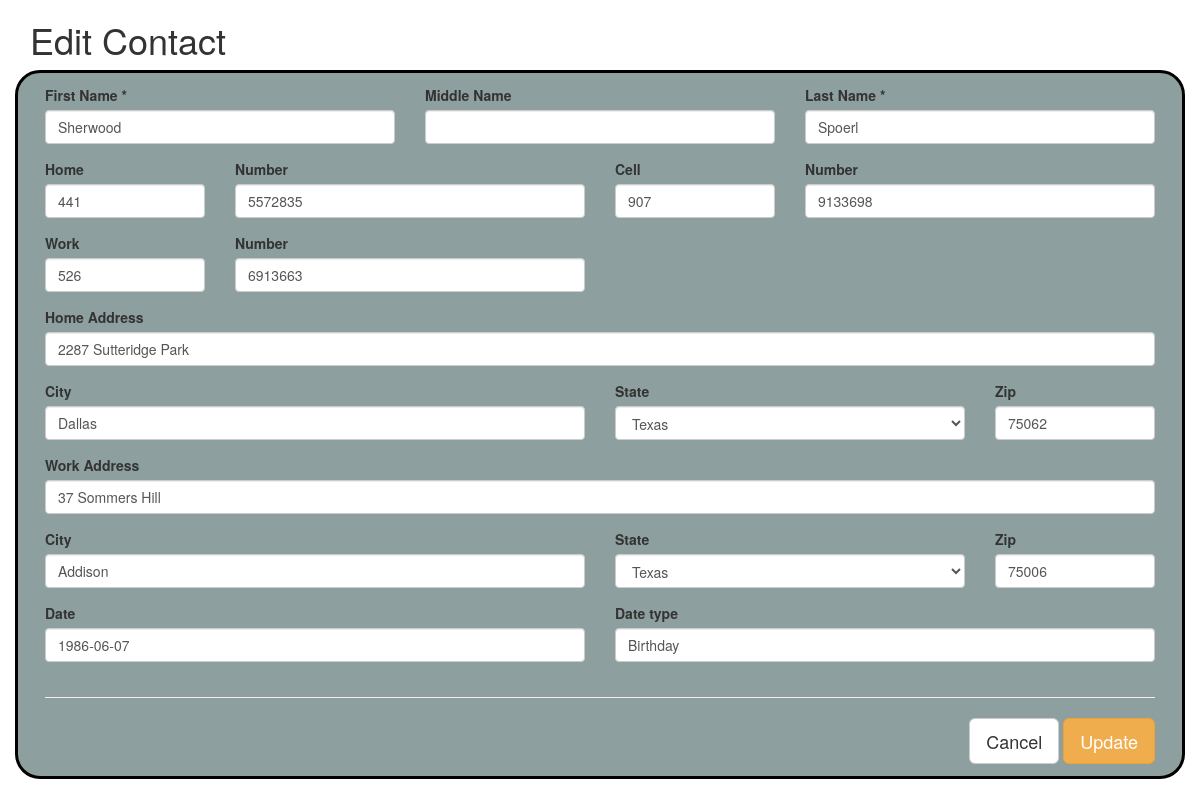
/SOURCE_CODE/edit.php?id=2, run on the app's committed database.
### tables this page shows
CREATE TABLE `contact` (
  `Contact_id` int(11) NOT NULL,
  `Fname` varchar(15) NOT NULL,
  `Mname` varchar(15) DEFAULT NULL,
  `Lname` varchar(15) NOT NULL
);

CREATE TABLE `phone` (
  `Phone_id` int(11) NOT NULL,
  `Contact_id` int(11) NOT NULL,
  `Phone_type` char(4) DEFAULT NULL,
  `Area_code` int(3) DEFAULT NULL,
  `Number` int(7) DEFAULT NULL
);

CREATE TABLE `address` (
  `Address_id` int(11) NOT NULL,
  `Contact_id` int(11) NOT NULL,
  `Address_type` char(4) DEFAULT NULL,
  `Address` varchar(50) DEFAULT NULL,
  `City` varchar(15) DEFAULT NULL,
  `State` varchar(15) DEFAULT NULL,
  `ZIP` char(5) DEFAULT NULL
);

CREATE TABLE `date` (
  `Date_id` int(11) NOT NULL,
  `Contact_id` int(11) DEFAULT NULL,
  `Date_type` varchar(15) DEFAULT NULL,
  `Date` date DEFAULT NULL
);

### SOURCE_CODE/edit.php (the view, shortened to what this page needs)
<?php
$contactID = $_GET['id'];
include('includes/connection.php');
include('includes/header.php');
$states = array("Alaska",
                  "Alabama",
                  "Arkansas",
                  "American Samoa",
                  "Arizona",
                  "California",
                  "Colorado",
                  "Connecticut",
                  "District of Columbia",
                  "Delaware",
                  "Florida",
                  "Georgia",
                  "Guam",
                  "Hawaii",
                  "Iowa",
                  "Idaho",
                  "Illinois",
                  "Indiana",
                  "Kansas",
                  "Kentucky",
                  "Louisiana",
                  "Massachusetts",
                  "Maryland",
                  "Maine",
                  "Michigan",
                  "Minnesota",
                  "Missouri",
                  "Mississippi",
                  "Montana",
                  "North Carolina",
                  " North Dakota",
                  "Nebraska",
                  "New Hampshire",
                  "New Jersey",
                  "New Mexico",
                  "Nevada",
                  "New York",
                  "Ohio",
                  "Oklahoma",
                  "Oregon",
                  "Pennsylvania",
                  "Puerto Rico",
                  "Rhode Island",
                  "South Carolina",
                  "South Dakota",
                  "Tennessee",
                  "Texas",
                  "Utah",
                  "Virginia",
                  "Virgin Islands",
                  "Vermont",
                  "Washington",
                  "Wisconsin",
                  "West Virginia",
                  "Wyoming");
$query = "SELECT * FROM CONTACT WHERE Contact_id='$contactID'";
$result = mysqli_query( $conn, $query );
if( mysqli_num_rows($result) > 0 ) {
    while( $row = mysqli_fetch_assoc($result) ) {
        $firstName     = $row['Fname'];
        $middleName    = $row['Mname'];
        $lastName    = $row['Lname'];
    }
} else {
    $alertMessage = "<div class='alert alert-warning'>Nothing to see here. <a href='index.php'>Head back</a>.</div>";
}
$query1 = "SELECT * FROM ADDRESS WHERE Contact_id='$contactID' AND Address_type='home'";
$result1 = mysqli_query( $conn, $query1 );
if( mysqli_num_rows($result1) > 0 ) {
    while( $row = mysqli_fetch_assoc($result1) ) {
        $homeAddress     = $row['Address'];
        $homeCity    = $row['City'];
        $homeState    = $row['State'];
        $homeZip     = $row['ZIP'];
    }
} else {
    $alertMessage = "<div class='alert alert-warning'>Nothing to see here. <a href='index.php'>Head back</a>.</div>";
}
$query2 = "SELECT * FROM ADDRESS WHERE Contact_id='$contactID' AND Address_type='work'";
$result2 = mysqli_query( $conn, $query2 );
if( mysqli_num_rows($result2) > 0 ) {
    while( $row = mysqli_fetch_assoc($result2) ) {
        $workAddress     = $row['Address'];
        $workCity    = $row['City'];
        $workState    = $row['State'];
        $workZip     = $row['ZIP'];
    }
} else {
    $alertMessage = "<div class='alert alert-warning'>Nothing to see here. <a href='index.php'>Head back</a>.</div>";
}
$query3 = "SELECT * FROM PHONE WHERE Contact_id='$contactID' AND Phone_type='home'";
$result3 = mysqli_query( $conn, $query3 );
if( mysqli_num_rows($result3) > 0 ) {
    while( $row = mysqli_fetch_assoc($result3) ) {
        $homePhone     = $row['Area_code'];
        $homePhoneNumber   = $row['Number'];
          }
} else {
    $alertMessage = "<div class='alert alert-warning'>Nothing to see here. <a href='index.php'>Head back</a>.</div>";
}
$query4 = "SELECT * FROM PHONE WHERE Contact_id='$contactID' AND Phone_type='cell'";
$result4 = mysqli_query( $conn, $query4 );
if( mysqli_num_rows($result4) > 0 ) {
    while( $row = mysqli_fetch_assoc($result4) ) {
        $cellPhone     = $row['Area_code'];
        $cellPhoneNumber    = $row['Number'];
    }
} else {
    $alertMessage = "<div class='alert alert-warning'>Nothing to see here. <a href='index.php'>Head back</a>.</div>";
}
$query5 = "SELECT * FROM PHONE WHERE Contact_id='$contactID' AND Phone_type='work'";
$result5 = mysqli_query( $conn, $query5 );
if( mysqli_num_rows($result5) > 0 ) {
    while( $row = mysqli_fetch_assoc($result5) ) {
        $workPhone     = $row['Area_code'];
        $workPhoneNumber    = $row['Number'];
    }
} else {
    $alertMessage = "<div class='alert alert-warning'>Nothing to see here. <a href='index.php'>Head back</a>.</div>";
}
$query6 = "SELECT * FROM DATE WHERE Contact_id='$contactID'";
$result6 = mysqli_query( $conn, $query6 );
if( mysqli_num_rows($result6) > 0 ) {
    while( $row = mysqli_fetch_assoc($result6) ) {
        $date     = $row['Date'];
        $dateType   = $row['Date_type'];
    }
} else {
    $alertMessage = "<div class='alert alert-warning'>Nothing to see here. <a href='index.php'>Head back</a>.</div>";
}
?>
<h1>Edit Contact</h1>
<form style="border:3px solid black; padding: 12px; border-radius:25px; background: #8da09f;" action="<?php echo htmlspecialchars( $_SERVER['PHP_SELF'] ); ?>?id=<?php echo $contactID; ?>" method="post" class="row">
 <div class="form-group col-md-4">
      <label for="firstName">First Name *</label>
      <input type="text" class="form-control" id="firstName" name="firstName" maxlength="15" value="<?php echo $firstName; ?>">
    </div>
    <div class="form-group col-md-4">
      <label for="inputPassword4">Middle Name</label>
      <input type="text" class="form-control" id="middleName" name="middleName" maxlength="15" value=<?php echo($middleName);?>>
    </div>
    <div class="form-group col-md-4">
      <label for="inputPassword4">Last Name *</label>
      <input type="text" class="form-control" id="lastName" name="lastName" maxlength="15" value="<?php echo($lastName);?>">
    </div>
     <div class="form-group col-md-2">
      <label for="inputEmail4">Home</label>
      <input type="text" class="form-control" id="homePhone" name="homePhone" placeholder="Area code:xxx" name="homePhone" value="<?php echo($homePhone); ?>">
    </div>
    <div class="form-group col-md-4">
	     <label for="inputEmail4">Number</label>
      <input type="text" class="form-control" id="homePhoneNumber" name="homePhoneNumber" value="<?php echo $homePhoneNumber;?>">
    </div>
    <div class="form-group col-md-2">
      <label for="inputPassword4">Cell</label>
      <input type="text" class="form-control" id="cellPhone" placeholder="Area code:xxx" name="cellPhone" value="<?php echo $cellPhone;?>">
    </div>
	<div class="form-group col-md-4">
		<label for="inputPassword4">Number</label>
      <input type="text" class="form-control" id="cellPhoneNumber" name="cellPhoneNumber" value="<?php echo $cellPhoneNumber;?>">
    </div>
    <div class="form-group col-md-2">
      <label for="inputPassword4">Work</label>
      <input type="text" class="form-control" id="workPhone" placeholder="Area code:xxx" name="workPhone" value="<?php echo $workPhone;?>">
    </div>
	<div class="form-group col-md-4">
		<label for="inputPassword4">Number</label>
      <input type="text" class="form-control" id="workPhoneNumber" name="workPhoneNumber" value="<?php echo $workPhoneNumber;?>">
    </div>
  <div class="form-group col-md-12">
    <label for="inputAddress">Home Address</label>
    <input type="text" class="form-control" id="homeAddress" placeholder="1234 Main St" name="homeAddress" value="<?php echo($homeAddress);?>">
  </div>
    <div class="form-group col-md-6">
      <label for="inputCity">City</label>
      <input type="text" class="form-control" id="homeCity" name="homeCity" value="<?php echo($homeCity);?>">
    </div>
    <div class="form-group col-md-4">
      <label for="inputState">State</label>
<select name="homeState" id="homeState" class="form-control" name="homeState">
    <?php foreach($states as $state){
	    if($homeState==$state){
		    $selected="selected";
	    }else{
		    $selected="";
	    }
	  echo "<option value='".$state."' ".$selected.">".$state."</option>";
  }?>
</select>
</div>
    <div class="form-group col-md-2">
      <label for="inputZip">Zip</label>
      <input type="text" class="form-control" id="homeZip" name="homeZip" value="<?php echo($homeZip);?>">
    </div>
  <div class="form-group col-md-12">
    <label for="inputAddress2">Work Address</label>
    <input type="text" class="form-control" id="workAddress" placeholder="1234 Main St" name="workAddress" value="<?php echo($workAddress);?>">
  </div>
     <div class="form-group col-md-6">
      <label for="inputCity">City</label>
      <input type="text" class="form-control" id="workCity" name="workCity" value="<?php echo($workCity);?>">
    </div>
    <div class="form-group col-md-4">
      <label for="inputState">State</label>
<select name="workState" id="workState" class="form-control" name="workState">
    <?php foreach($states as $state){
	    if($workState==$state){
		    $selected="selected";
	    }else{
		    $selected="";
	    }
	  echo "<option value='".$state."' ".$selected.">".$state."</option>";
  }?>
 </select>
    </div>
    <div class="form-group col-md-2">
      <label for="inputZip">Zip</label>
      <input type="text" class="form-control" id="workZip" name="workZip" value="<?php echo($workZip);?>">
    </div>
  <div class="form-group col-md-6">
      <label for="inputdate">Date</label>
      <input type="text" class="form-control" id="date" name="date"  value="<?php echo($date);?>">
    </div>
      <div class="form-group col-md-6">
      <label for="inputZip">Date type</label>
      <input type="text" class="form-control" id="date_type" name="date_type" value="<?php echo($dateType);?>">
    </div>
    <div class="col-sm-12">
        <hr>
        <div class="pull-right">
            <a href="index.php" type="button" class="btn btn-lg btn-default">Cancel</a>
            <button type="submit" class="btn btn-lg btn-warning" name="update">Update</button>
        </div>
    </div>
</form>

### data on the page
contact: firstName "Sherwood", lastName "Spoerl"
phone: homePhone "441", homePhoneNumber "5572835"
phone: cellPhone "907", cellPhoneNumber "9133698"
phone: workPhone "526", workPhoneNumber "6913663"
address: homeAddress "2287 Sutteridge Park", homeCity "Dallas", homeZip "75062"
address: workAddress "37 Sommers Hill", workCity "Addison", workZip "75006"
date: date "1986-06-07", date_type "Birthday"

### other printed values
form field homeState "Texas"
form field workState "Texas"
